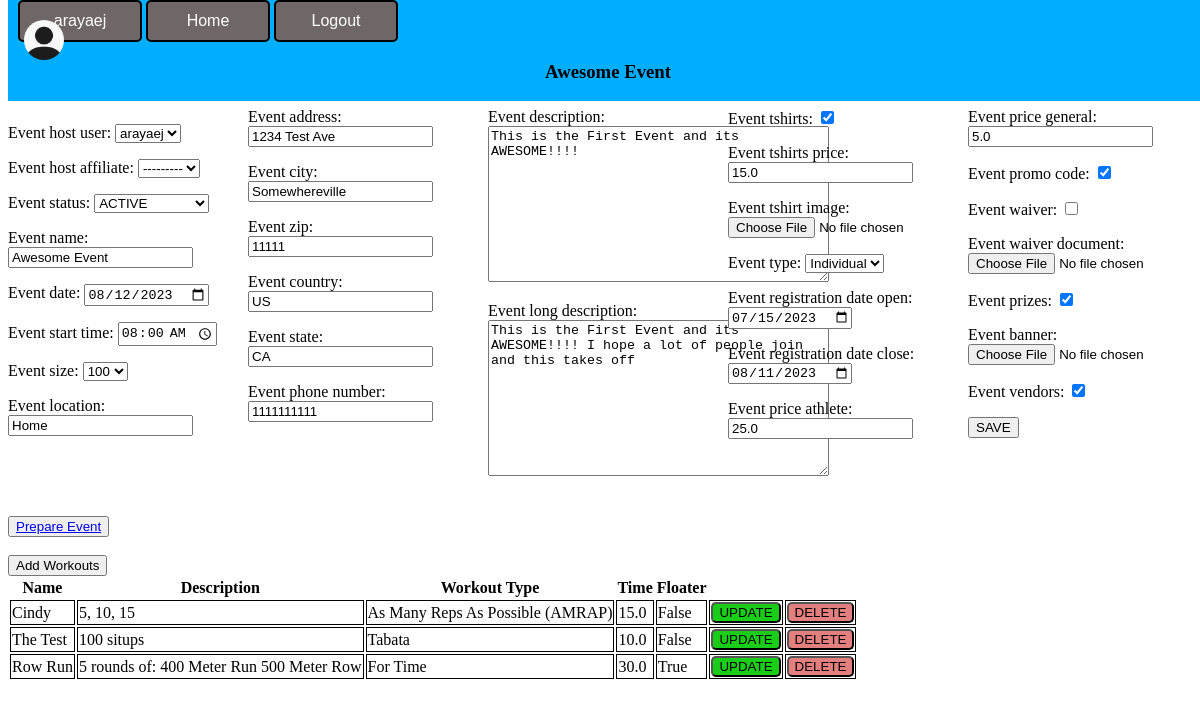
Screenshot of /your-events/Awesome Event (signed in) with the database file from the repository.
### PlanIFYWOD/models.py (models this page shows, shortened)
class Event(models.Model):
    event_id = models.AutoField(primary_key=True, unique=True)
    event_host_user = models.ForeignKey(UserAccount, on_delete=models.CASCADE, db_column='username')
    event_host_affiliate = models.ForeignKey(Affiliate, on_delete=models.CASCADE, related_name='+', blank=True, null=True)
    event_status = models.CharField(max_length=25, choices=EVENT_STATUS, default='ACTIVE',null=False)
    event_name = models.CharField(max_length=100, unique=True)
    event_date_created = models.DateField(null=False, auto_now=True)
    event_date = models.DateField(null=False)
    event_start_time = models.TimeField(null=True, blank=True)
    event_size = models.CharField(max_length=10, choices=SIZE, default='50-100', null=False)
    event_location = models.CharField(max_length=100)
    event_address = models.CharField(max_length=100)
    event_city = models.CharField(max_length=100, null=True, blank=True)
    event_zip = models.IntegerField(null=True, blank=True)
    event_country = models.CharField(max_length=50, null=True)
    event_state = models.CharField(max_length=30, null=True)
    event_phone_number = models.CharField(max_length=20)
    event_description = models.TextField(max_length=100, null=True, blank=True)
    event_long_description = models.TextField(max_length=512, null=True, blank=True)
    event_tshirts = models.BooleanField(default=False)
    event_tshirts_price = models.FloatField(null=True, blank=True, default=0.00)
    event_tshirt_image = models.ImageField(upload_to='shirt-images', null=True, blank=True)
    event_type = models.TextField(max_length=20, choices=EVENT_TYPE, default='Individual',null=False)
    event_registration_date_open = models.DateField(null=True, blank=True)
    event_registration_date_close = models.DateField(null=True, blank=True)
    event_price_athlete = models.FloatField(default=0.00)
    event_price_general = models.FloatField(default=0.00)
    event_promo_code = models.BooleanField(default=False)
    event_waiver = models.BooleanField(default=False)
    event_waiver_document = models.FileField(null=True, blank=True)
    event_prizes = models.BooleanField(default=False)
    event_banner = models.ImageField(upload_to='images/', null=True, blank=True)
    event_vendors = models.BooleanField(default=False)
    def __str__(self) -> str:
        return self.event_name

class EventWorkOut(models.Model):
    id = models.AutoField(unique=True, primary_key=True)
    event = models.ForeignKey(Event, on_delete=models.CASCADE)
    workout_name = models.CharField(max_length=50, blank=True)
    workout_type = models.CharField(max_length=50, choices=WORKOUT_TYPES)
    workout_description = models.TextField(max_length=250, blank=True, null=True)
    workout_time = models.FloatField(null=True, blank=True)
    workout_floater = models.BooleanField(default=False)
    workout_demo = models.FileField(null=True, blank=True)

### PlanIFYWOD/views.py (the view, shortened to what this page needs)
# urls.py: path('your-events/<str:eventname>', views.hostedevents, name='HostedEvent'),
@login_required(login_url='SignIn')
def hostedevents(request, eventname):
    usern = UserAccount.objects.get(username=request.user)
    event = Event.objects.get(event_name=eventname)
    form = FullEventForm(instance=event)
    form2 = EventWorkoutForm(initial={'event': event})
    workouts = EventWorkOut.objects.filter(event=event)
    return render(request, 'PlanIFYweb/hostevent.html', {'pagename': event, 'form': form, 'form2': form2, 'workout_list': workouts})

### PlanIFYWOD/forms.py
class FullEventForm(ModelForm):
    class Meta:
        model = Event
        fields = '__all__'
        widgets = {
            'event_date': DateIn(),
            'event_start_time' : TimeIn(),
            'event_date_created': DateIn(),
            'event_registration_date_open': DateIn(),
            'event_registration_date_close': DateIn(),
        }

class EventWorkoutForm(ModelForm):
    class Meta:
        model = EventWorkOut
        fields = '__all__'

### PlanIFYWOD/models.py (called while the page is built)
    def __str__(self) -> str:
        return str(self.username)

### PlanIFYWOD/templates/PlanIFYweb/hostevent.html (shortened to what this page needs)
{% extends 'PlanIFYweb/navbar.html' %}
{% block content %}
<body>
    <div class="filler">
        <h1 class="filler-text">filler</h1>
    </div>
    <div class="event-input-form">
        <form action="" method="POST" enctype="multipart/form-data">
            {{form.as_p}}
            <input type="submit" value="SAVE">
        </form>
        <br>
    </div>
    <br>
    <br>
    <button>
        <a href="{% url 'PrepareEvent' event=pagename %}">Prepare Event</a>
    </button>
    <br>
    <br>
    <div class="add-workout-form">
        <button id="add-workouts" class="add-workouts">Add Workouts</button>
        <table class="workout-table">
            <tr>
                <th>Name</th>
                <th>Description</th>
                <th>Workout Type</th>
                <th>Time</th>
                <th>Floater</th>
            </tr>
            {% for workout in workout_list %}
            <tr>
                <td>{{workout.workout_name}}</td>
                <td>{{workout.workout_description}}</td>
                <td>{{workout.workout_type}}</td>
                <td>{{workout.workout_time}}</td>
                <td>{{workout.workout_floater}}</td>
                <td><button class="update-btn">UPDATE</button></td>
                <td><button class="delete-btn">DELETE</button></td>
            </tr>
            {% endfor %}
        </table>
    </div>
</body>
{% endblock %}

### PlanIFYWOD/templates/PlanIFYweb/navbar.html (shortened to what this page needs)
{% load static %}
<!DOCTYPE html>
<html>
    <head>
        <link rel="stylesheet" type="text/css" href="{% static '/css/main.css' %}">
    </head>
    {% if user.is_authenticated %}
        <div class="nav-bar">
            <a href="{% url 'Profile' user=user %}"><div class="dashboard-button">{{user}}</div></a>
                {% if profile_pic %}
                    <img src="media/{{ img }}" class="profile-pic" />
                {% else %}
                <img src="{% static '/media/images/generic_avatar.png'  %}" class="profile-pic" />
                {% endif %}
            <a href="{% url 'Home' %}"><div class="dashboard-button">Home</div></a>
            <a href="{% url 'SignOut' %}"><div class="dashboard-button">Logout</div></a>
            <center><h3>{{pagename}}</h3></center>
        </div>
    {% endif %}
    {% block content %}
    {% endblock%}
</html>

### PlanIFYweb/static/css/main.css (style rules this page uses)
div.nav-bar { background-color: rgb(0, 174, 255);; position:fixed; top: 0; width: 100%; overflow: hidden; z-index: 1; }
.profile-pic { position: absolute; left: 16px; top: 20px; width: 40px; height: 40px; border-radius: 50%; }
.filler { margin-top: 50px; }
.filler-text { color: white; }
td { border: 1px solid; }
.dashboard-button { color: white; position: relative; left: 10px; padding: 10px; width: 100px; border: 2px solid; border-radius: 5px; border-color: black; color: white; text-align: center; display: inline-block; background-color: rgb(111, 103, 103); font-family: Arial, Helvetica, sans-serif; }
.delete-btn { background-color: rgba(200, 0, 0, 0.5); border-radius: 5px; }
.update-btn { background-color: rgba(0, 200, 0, 0.9); border-radius: 5px; }
.event-input-form { columns: 5; }

### rows the page displays
Event: event_name "Awesome Event", event_host_affiliate "---------", event_status "ACTIVE", event_date "08/12/2023", event_start_time "08:00:00", event_size "100", event_location "Home", event_address "1234 Test Ave", event_city "Somewhereville", event_zip "11111", event_country "US", event_state "CA", event_phone_number "1111111111", event_description "This is the First Event and its AWESOME!!!!", event_long_description "This is the First Event and its AWESOME!!!! I hope a lot of people join and this takes off", event_tshirts "☑", event_tshirts_price "15.0", event_type "Individual", event_registration_date_open "07/15/2023", event_registration_date_close "08/11/2023", event_price_athlete "25.0", event_price_general "5.0", event_promo_code "☑", event_prizes "☑", event_vendors "☑"
EventWorkOut: workout_name "Cindy", workout_description "5, 10, 15", workout_type "As Many Reps As Possible (AMRAP)", workout_time "15.0", workout_floater "False"
EventWorkOut: workout_name "The Test", workout_description "100 situps", workout_type "Tabata", workout_time "10.0", workout_floater "False"
EventWorkOut: workout_name "Row Run", workout_description "5 rounds of: 400 Meter Run 500 Meter Row", workout_type "For Time", workout_time "30.0", workout_floater "True"

### other values shown
{{ user }} "arayaej"
